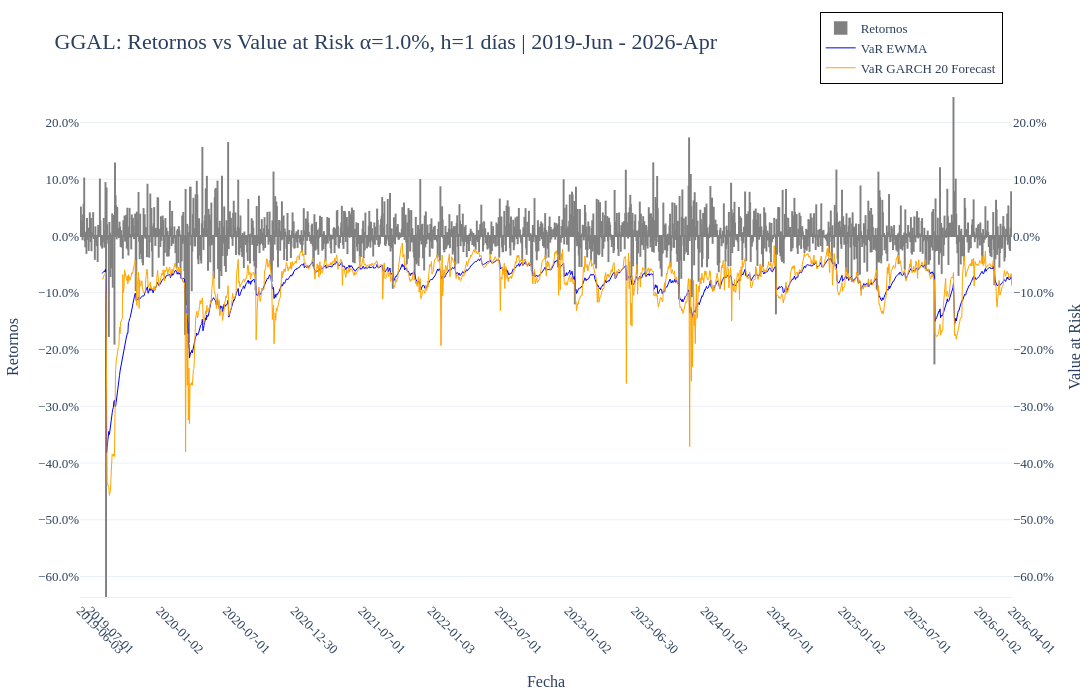

The cell this chart's notebook holds for it:
### Markdown cell above
#### Retornos y VaR

### Code cell
datos = returns
tickers = TICKERS

eje_x = datos.index
x_cat = eje_x.strftime('%Y/%m/%d')

fecha_inicio, fecha_fin = datos.index[[0, -1]]
periodo = f"{fecha_inicio.strftime('%Y-%b')} - {fecha_fin.strftime('%Y-%b')}"
graf_titulo = f'{tickers[0]}: Retornos vs Value at Risk \u03B1={alpha * 100:.1f}%, h={h} días | {periodo}'
eje_x_titulo = f'Fecha'
eje_y_titulo = f'Retornos'
eje_y_titulo_2 = f'Value at Risk'

# primer dia de cada año y cada 2do semestre
years = pd.Index(eje_x.year.unique()).sort_values()
candidates = pd.DatetimeIndex(
    [pd.Timestamp(int(y), 1, 1) for y in years] +
    [pd.Timestamp(int(y), 7, 1) for y in years]
).unique().sort_values()
snapped = pd.DatetimeIndex(eje_x[eje_x.get_indexer(candidates, method='nearest')])
fechas_tick = snapped.union(pd.DatetimeIndex([eje_x.min(), eje_x.max()])).unique().sort_values()

tickvals = fechas_tick.strftime('%Y/%m/%d')
ticktext = fechas_tick.strftime('%Y-%m-%d')


fig_VaR = go.Figure()

fig_VaR.add_trace(go.Bar(
	x=x_cat,
	y=datos,
	marker=dict(color='grey', 
		line=dict(color='grey', width=1.5)),
	opacity=1,
	name='Retornos',
))

line_props = [
	# {"y": np.full(len(datos), VaR_hist), 'color': 'black', "dash": "solid", "text_leg": f'VaR historica'},
	# {"y": VaR_MA500, 'color': 'purple', "dash": "solid", "text_leg": f'VaR MA 500'},
	# {"y": VaR_MA40, 'color': 'green', "dash": "solid", "text_leg": f'VaR MA 40'},
	{"y": VaR_EWMA, 'color': 'blue', "dash": "solid", "text_leg": f'VaR EWMA'},
	# {"y": VaR_GARCH_cond, 'color': 'green', "dash": "solid", "text_leg": f'VaR GARCH Conditional'},
	{"y": VaR_GARCH_20_forecast, 'color': 'orange', "dash": "solid", "text_leg": f'VaR GARCH 20 Forecast'},
]

for prop in line_props:
	fig_VaR.add_trace(go.Scatter(
		x=x_cat,
		y=prop['y'],
		mode='lines',
		line=dict(color=prop['color'], dash=prop['dash'], width=1),
		name=prop['text_leg'],  # Agrega texto a la leyenda
		showlegend=True,
		yaxis="y2"
	))

min_retornos = np.min(datos)
max_retornos = np.max(datos)

min_volatilidad = min([np.min(prop["y"]) for prop in line_props])
max_volatilidad = max([np.max(prop["y"]) for prop in line_props])

min_valor = min(min_retornos, min_volatilidad)
max_valor = max(max_retornos, max_volatilidad)

rango_y = [min_valor, max_valor]

fig_VaR.update_layout(
	width=1400, height=700, margin=dict(l=40, r=40, t=60, b=40),
	title=graf_titulo,
	title_font=dict(size=22, family="calibri"),
	font=dict(size=13, family="calibri"),
	xaxis=dict(title=dict(text=eje_x_titulo, standoff=20), type='category', tickmode='array', tickvals=tickvals, ticktext=ticktext, tickangle=45, showticklabels=True, showline=True, linewidth=1,),
	yaxis=dict(title=eje_y_titulo, tickformat=".1%", side='left', range=rango_y), 
	yaxis2=dict(title=eje_y_titulo_2, tickformat=".1%", overlaying='y', side='right', showgrid=False, range=rango_y),
	legend=dict(bordercolor="black", borderwidth=1, x=0.99, y=1.170, xanchor="right", yanchor="top"),
	template='plotly_white'
)

fig_VaR.show()
fig_VaR.write_html("VaR.html")

### Figure 1 — Plotly figure (JSON) as saved in the notebook; plotly's stock layout.template omitted (floating-point values rounded to 4 significant figures; data arrays with more than 128 entries replaced by an {"elided": "..."} marker saying what was removed)
{"data": [{"marker": {"color": "grey", "line": {"color": "grey", "width": 1.5}}, "name": "Retornos", "opacity": 1, "type": "bar", "x": {"elided": "1664 str values"}, "y": {"elided": "1664 float values"}}, {"line": {"color": "blue", "dash": "solid", "width": 1}, "mode": "lines", "name": "VaR EWMA", "showlegend": true, "type": "scatter", "x": {"elided": "1664 str values"}, "y": {"elided": "1664 float values"}, "yaxis": "y2"}, {"line": {"color": "orange", "dash": "solid", "width": 1}, "mode": "lines", "name": "VaR GARCH 20 Forecast", "showlegend": true, "type": "scatter", "x": {"elided": "1664 str values"}, "y": {"elided": "1664 float values"}, "yaxis": "y2"}], "layout": {"font": {"family": "calibri", "size": 13}, "height": 700, "legend": {"bordercolor": "black", "borderwidth": 1, "x": 0.99, "xanchor": "right", "y": 1.17, "yanchor": "top"}, "margin": {"b": 40, "l": 40, "r": 40, "t": 60}, "title": {"font": {"family": "calibri", "size": 22}, "text": "GGAL: Retornos vs Value at Risk α=1.0%, h=1 días | 2019-Jun - 2026-Apr"}, "width": 1400, "xaxis": {"linewidth": 1, "showline": true, "showticklabels": true, "tickangle": 45, "tickmode": "array", "ticktext": ["2019-06-03", "2019-07-01", "2020-01-02", "2020-07-01", "2020-12-30", "2021-07-01", "2022-01-03", "2022-07-01", "2023-01-02", "2023-06-30", "2024-01-02", "2024-07-01", "2025-01-02", "2025-07-01", "2026-01-02", "2026-04-01"], "tickvals": ["2019/06/03", "2019/07/01", "2020/01/02", "2020/07/01", "2020/12/30", "2021/07/01", "2022/01/03", "2022/07/01", "2023/01/02", "2023/06/30", "2024/01/02", "2024/07/01", "2025/01/02", "2025/07/01", "2026/01/02", "2026/04/01"], "title": {"standoff": 20, "text": "Fecha"}, "type": "category"}, "yaxis": {"range": [-0.6361, 0.2449], "side": "left", "tickformat": ".1%", "title": {"text": "Retornos"}}, "yaxis2": {"overlaying": "y", "range": [-0.6361, 0.2449], "showgrid": false, "side": "right", "tickformat": ".1%", "title": {"text": "Value at Risk"}}}}
